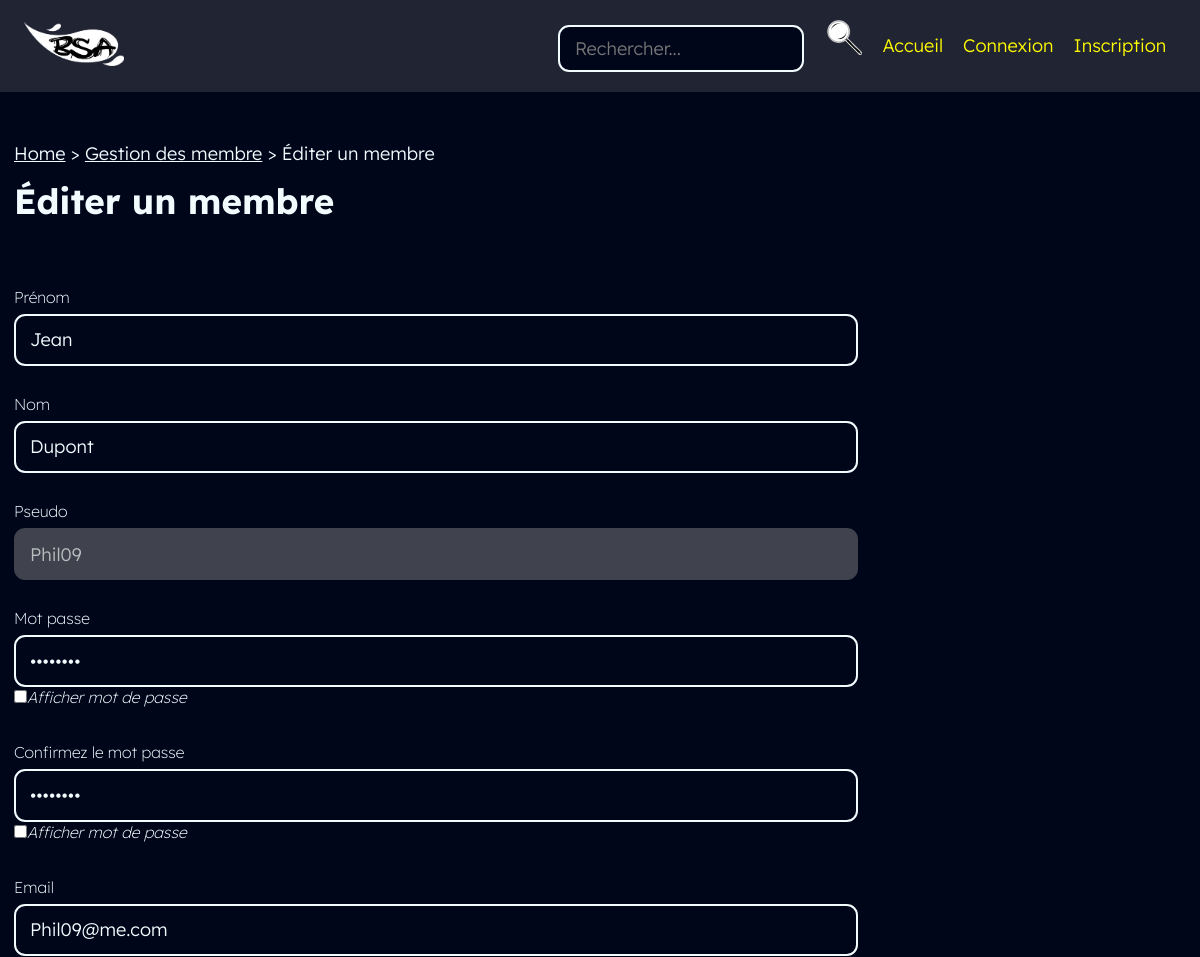
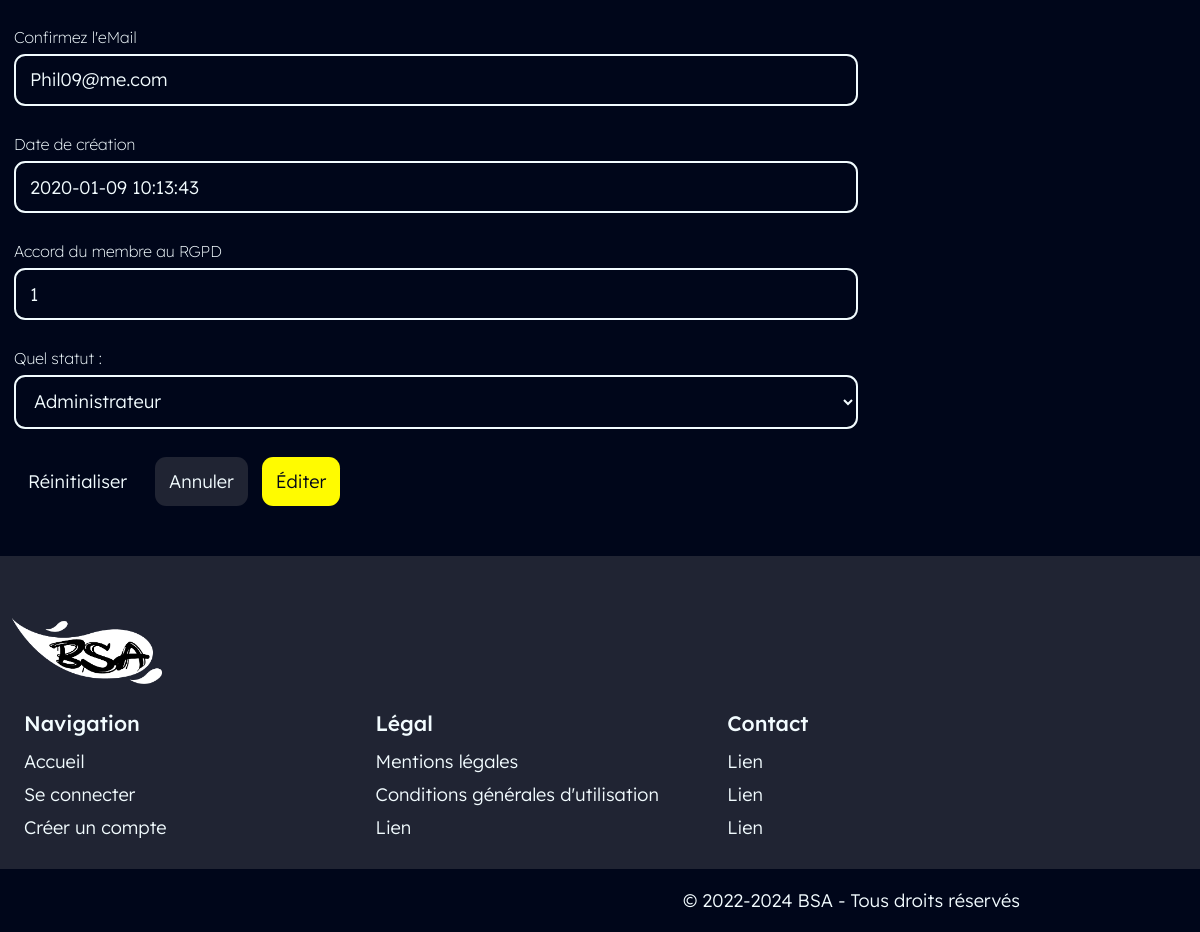
Page /back/membre/updateMembre.php?id=1 on the committed database (2 pictures, top to bottom).
### tables this page shows
create table membre
(
   numMemb int(10) not null auto_increment,  
   prenomMemb varchar(70) not null,
   nomMemb varchar(70) not null,
   pseudoMemb varchar(70) not null,
   passMemb varchar(70) not null,
   eMailMemb varchar(100) not null,
   dtCreaMemb timestamp DEFAULT CURRENT_TIMESTAMP ON UPDATE CURRENT_TIMESTAMP,
   accordMemb bool DEFAULT TRUE,
   idStat int(5) not null,                   
   primary key (numMemb)
);

### util/member.php (called while the page is built, shortened)
<?php
require_once __DIR__ . '/../class_crud/membre.class.php';
function getLoggedMemberOrFalse() {
    $monMembre = new membre();
    $loggedMember = false;
    return $loggedMember;
}
?>

### CLASS_CRUD/membre.class.php (called while the page is built, shortened)
<?php
require_once __DIR__ . '../../connect/database.php';
class membre{
	function get_1Membre($numMemb){
		global $db;
		$db->beginTransaction();
		try {
			$query = 'SELECT * FROM membre INNER JOIN statut ON membre.idStat=statut.idStat WHERE numMemb=?;';
			$request = $db->prepare($query);
			$request->execute([$numMemb]);
			$result = $request->fetch();
			$db->commit();
			if(isset($request)) {
				return($result);
			} else {
				throw new ErrorException('Member not found');
			}
		}
		catch (PDOException $e) {
			$db->rollBack();
			$request->closeCursor();
			die('Erreur insert membre : ' . $e->getMessage());
		}
	}
}

### CLASS_CRUD/statut.class.php (called while the page is built, shortened)
<?php
require_once __DIR__ . '../../connect/database.php';
class statut{
	function get_AllStatutsExceptSuperAdmin(){
		global $db;
		$query = 'SELECT * FROM statut WHERE idStat != 1;';
		$result = $db->query($query);
		$allStatuts = $result->fetchAll();
		return($allStatuts);
	}
}

### back/membre/updateMembre.php (the view, shortened to what this page needs)
<?php
$submitBtn = "Éditer";
$pageCrud = "membre";
$pagePrecedent = "./$pageCrud.php";
require_once __DIR__ . '/../../util/index.php';
require_once __DIR__ . '/../../class_crud/membre.class.php';
require_once __DIR__ . '/../../class_crud/statut.class.php';
$monStatut = new statut();
include __DIR__ . '/../../layouts/back/head.php';
?>
<?php
    $membre = $monMembre->get_1Membre($_GET['id']);
    $prenomMemb = $membre['prenomMemb'];
    $nomMemb = $membre['nomMemb'];
    $pseudoMemb = $membre['pseudoMemb'];
    $passMemb = $membre['passMemb'];
    $eMailMemb = $membre['eMailMemb'];
    $dtCreaMemb = $membre['dtCreaMemb'];
    $accordMemb = $membre['accordMemb'];
    $idStat = $membre['idStat'];
?>
    <form
        class="admin-form"
        method="POST"
        action="<?= htmlspecialchars($_SERVER['PHP_SELF']); ?>?id=<?=$_GET['id'] ?>"
        enctype="multipart/form-data"
        accept-charset="UTF-8"
    >
        <div class="field">
            <label for="prenomMemb">Prénom</label>
            <input name="prenomMemb" id="prenomMemb" size="80" maxlength="80" value="<?= $prenomMemb; ?>" />
        </div>
        <div class="field">
            <label for="nomMemb">Nom</label>
            <input name="nomMemb" id="nomMemb" size="80" maxlength="80" value="<?= $nomMemb; ?>" />
        </div>
        <div class="field">
            <label for="pseudoMemb">Pseudo</label>
            <input name="pseudoMemb" id="pseudoMemb" size="80" maxlength="80" value="<?= $pseudoMemb; ?>" disabled/>
        </div>
        <div class="field">
            <label class="control-label" for="passMemb">Mot passe</label>
            <input type="password" name="passMemb" id="passMemb" size="80" maxlength="80" value="<?= $passMemb; ?>" autocomplete="on" />
            <label><input type="checkbox" onclick="myFunction('passMemb')"><i>Afficher mot de passe</i></label>
        </div>
        <div class="field">
            <label class="control-label" for="passMemb_confirm">Confirmez le mot passe</label>
            <input type="password" name="passMemb_confirm" id="passMemb_confirm" size="80" maxlength="80" value="<?= $passMemb; ?>" autocomplete="on" />
            <label><input type="checkbox" onclick="myFunction('passMemb_confirm')"><i>Afficher mot de passe</i></label>
        </div>
        <div class="field">
            <label for="eMailMemb">Email</label>
            <input name="eMailMemb" id="eMailMemb" size="80" maxlength="80" value="<?= $eMailMemb; ?>" />
        </div>
        <div class="field">
            <label class="control-label" for="eMailMemb_confirm">Confirmez l'eMail</label>
            <input type="email" name="eMailMemb_confirm" id="eMailMemb_confirm" size="80" maxlength="80" value="<?= $eMailMemb; ?>" autocomplete="on" />
        </div>
        <div class="field">
            <label for="dtCreaMemb">Date de création</label>
            <input name="dtCreaMemb" id="dtCreaMemb" size="80" maxlength="80" value="<?= $dtCreaMemb; ?>" />
        </div>
        <div class="field">
            <label for="accordMemb">Accord du membre au RGPD</label>
            <input name="accordMemb" id="accordMemb" size="80" maxlength="80" value="<?= $accordMemb; ?>" />
        </div>
        <div class="field">
            <label for="idStat">Quel statut :</label>
            <select name="idStat" id="idStat">
            <?php
                $allStatuts = $monStatut->get_AllStatutsExceptSuperAdmin();
                foreach($allStatuts as $statut) {
            ?>
                <option <?=$statut['idStat']==$idStat?'selected':'' ?> value="<?= $statut['idStat'] ?>" ><?=$statut['libStat'] ?></option>
            <?php } ?>
            </select>
        </div>
        <div class="controls">
            <a class="btn btn-lg btn-text" title="Réinitialiser"  href="<?= htmlspecialchars($_SERVER['PHP_SELF']); ?>?id=<?=$_GET['id'] ?>">Réinitialiser</a>
            <a class="btn btn-lg btn-secondary" title="Annuler" href="<?=$pagePrecedent ?>">Annuler</a>
            <input class="btn btn-lg" title="<?=$submitBtn?>" type="submit" value="<?=$submitBtn?>" />
        </div>
    </form>
<?php require_once __DIR__ . '/../../layouts/back/foot.php'; ?>

### assets/css/var.css (style rules this page uses)
:root { font-size: 14px; --bg1: #00061A ; --bg2: #202433 ; --bg3: #40434D ; --p1: #F2FCFF ; --p2: #D5DDDF ; --p3:#B9BEBF ; --i:#FFFB00 ; --g1:#2F23D6 ; --g2:#4AC5E8 ; --g3:#D91D1D ; --g4:#EE7C0B ; --g5:#05C323 ; --g6:#EC03E5 ; --gFocus: #9da3f5; --h1: 400 6rem 'a Attack Graffiti', sans-serif; --h2: 700 2.5rem "Lexend Deca", sans-serif; --h3: 600 1.75rem "Lexend Deca", sans-serif; --h4: 500 1.5rem "Lexend Deca", sans-serif; --p: 300 1.3rem "Lexend Deca", sans-serif; --label: 200 1.125rem "Lexend Deca", sans-serif; --rounded-md: 0.6rem; --rounded-lg: 0.8rem; }

### assets/css/master.css (style rules this page uses)
body { background-color: var(--bg1); color: var(--p1); position: relative; width: 100%; }
* { box-sizing: border-box; margin: 0; padding: 0; background: var(--background); color: var(--color); outline: 0px solid transparent; }
input, select, textarea, .input { padding: 0.9rem 1rem; border-radius: var(--rounded-lg); border: 2px solid var(--p1); font: var(--p); }
select option { color: var(--bg1); }
input[type="submit" i], input[type="button" i], input[type="submit"], input[type="button"] { border: none; cursor: pointer; }
textarea[disabled], select[disabled], input[disabled], .input[disabled] { --background: var(--bg3); --color: var(--p3); border-color: transparent; }
.btn { --color: var(--bg1); --background: var(--i); text-decoration: none; font: var(--p); display: inline-block; text-align: center; cursor: pointer; border: none; transition: transform .2s, outline .2s; }
.btn.btn-lg { padding: 0.9rem 1rem; border-radius: var(--rounded-lg); }
.btn.btn-text { --background: transparent; --color: var(--p1); }
.btn.btn-secondary { --background: var(--bg2); --color: var(--p1); }
label, .font-label { font: var(--label); }
label { margin-bottom: 0.5rem; }

### assets/css/admin.css (style rules this page uses)
.admin-form { display: flex; flex-direction: column; gap: 2rem; align-items: flex-start; justify-content: flex-start; }
.admin-form .field { position: relative; width: 100%; display: flex; flex: 1; flex-direction: column; align-items: flex-start; }
.admin-form .field > * { display: block; position: relative; max-width: 100%; flex: 1; width: 100% !important; }
.admin-form .controls { display: flex; flex-flow: row wrap; gap: 1rem; }

### rows in the picture
membre: prenomMemb "Jean", nomMemb "Dupont", pseudoMemb "Phil09", eMailMemb "Phil09@me.com", eMailMemb_confirm "Phil09@me.com", dtCreaMemb "2020-01-09 10:13:43", accordMemb "1"

### other values in the picture
$navItemLabel "Home"
$navItemLabel "Gestion des membre"
$navItemLabel "Éditer un membre"
$pageTitle "Éditer un membre"
form field idStat "Administrateur"
